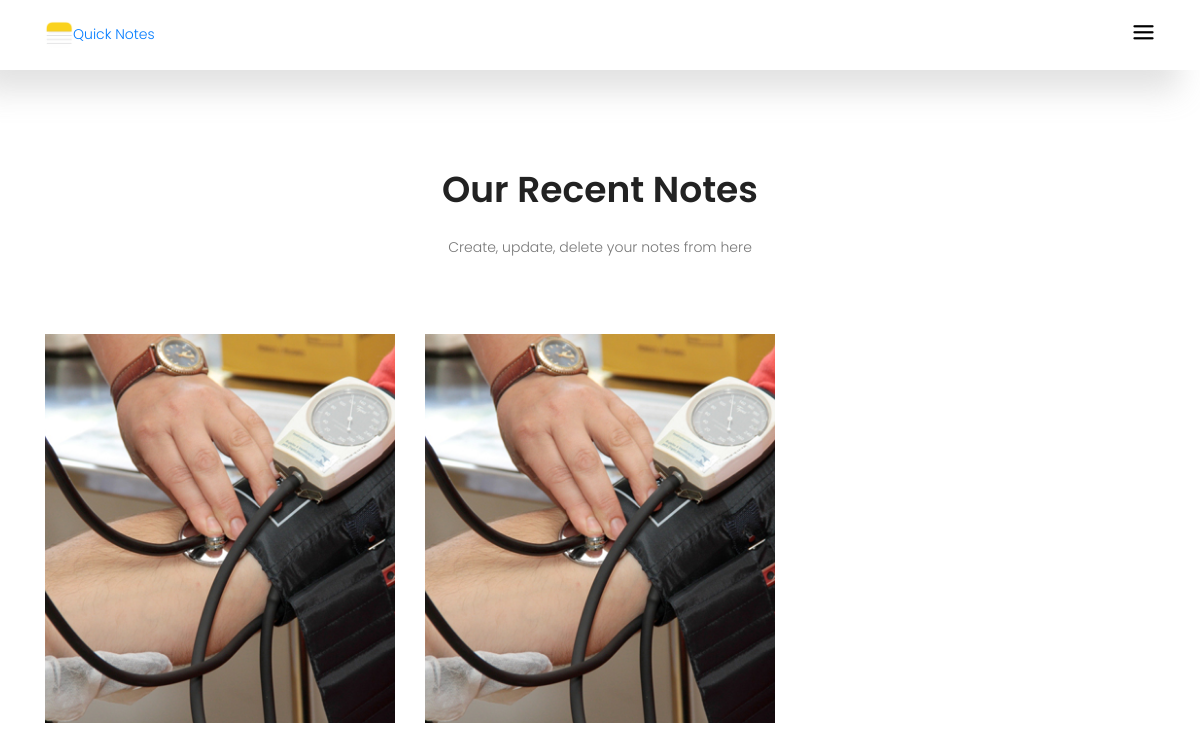
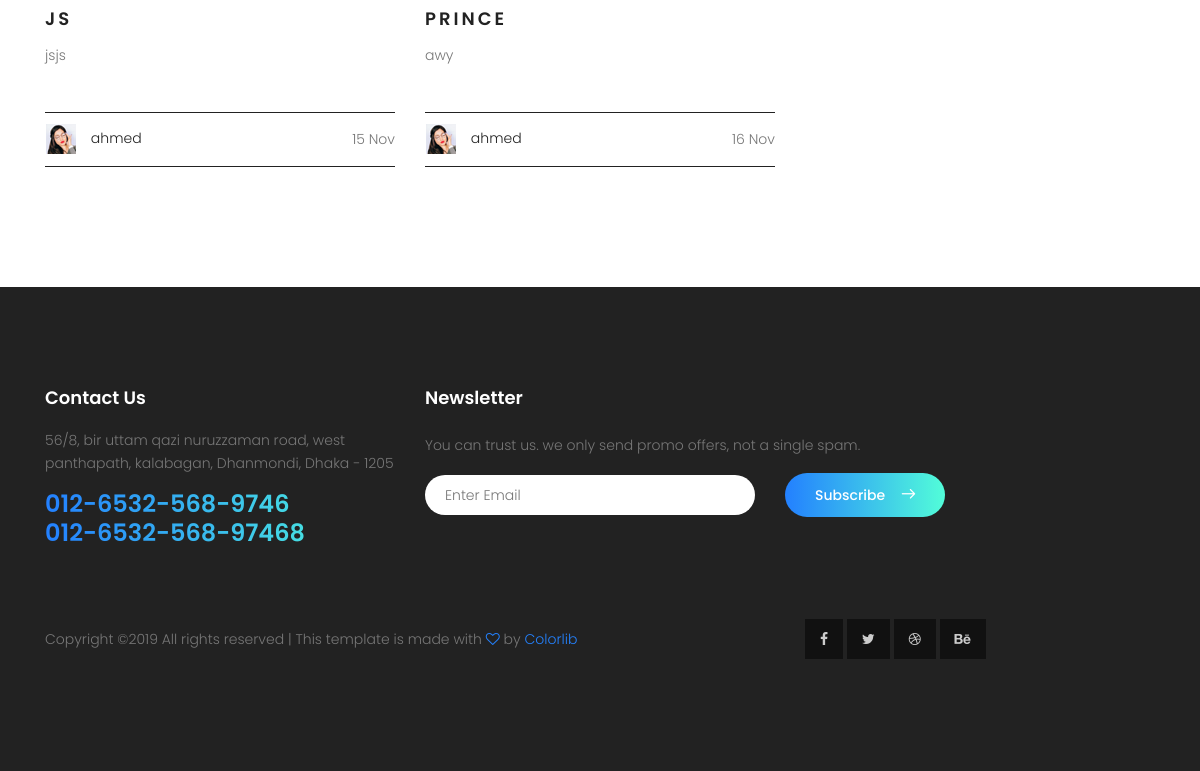
Page /notes/ on the earlier database version (2 pictures, top to bottom).
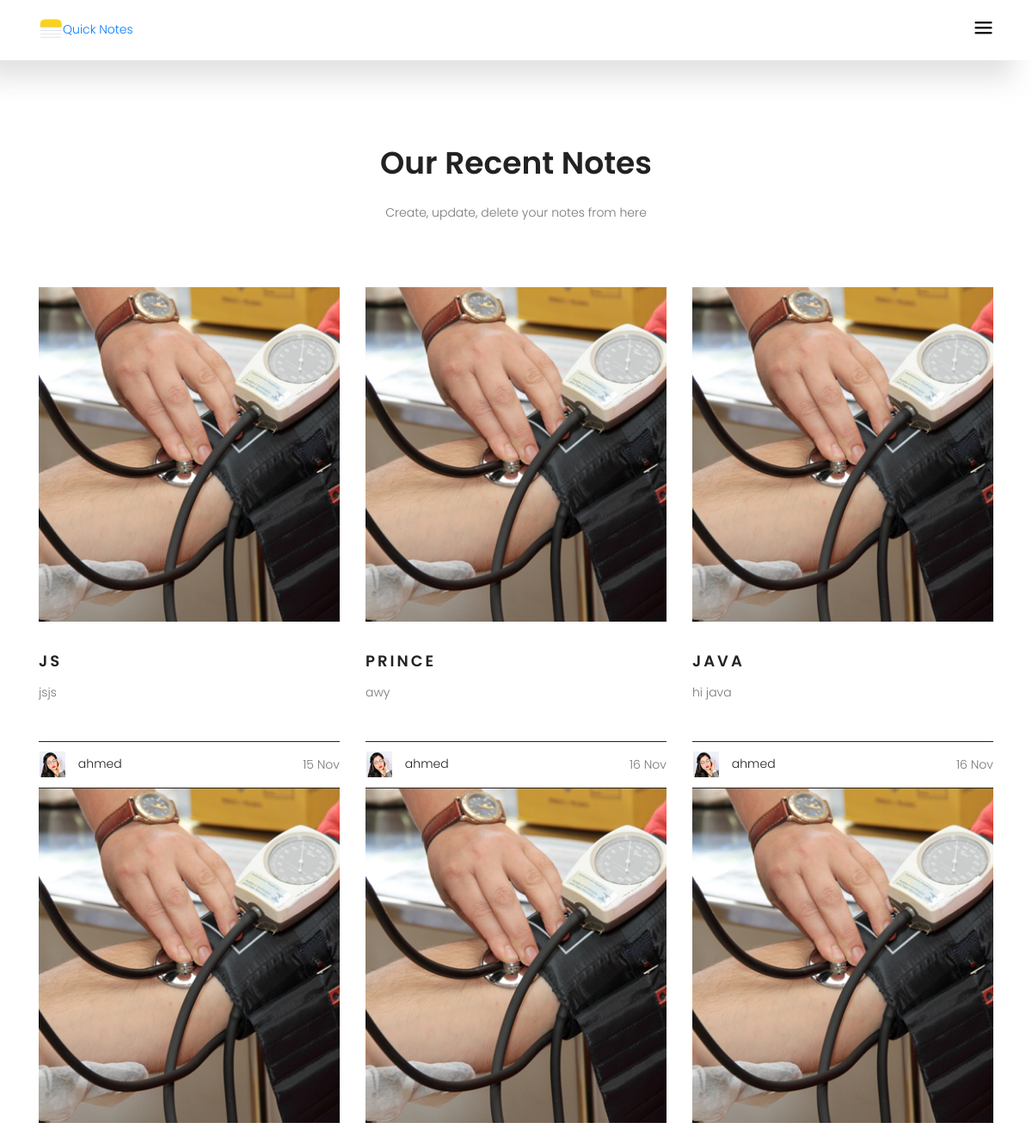
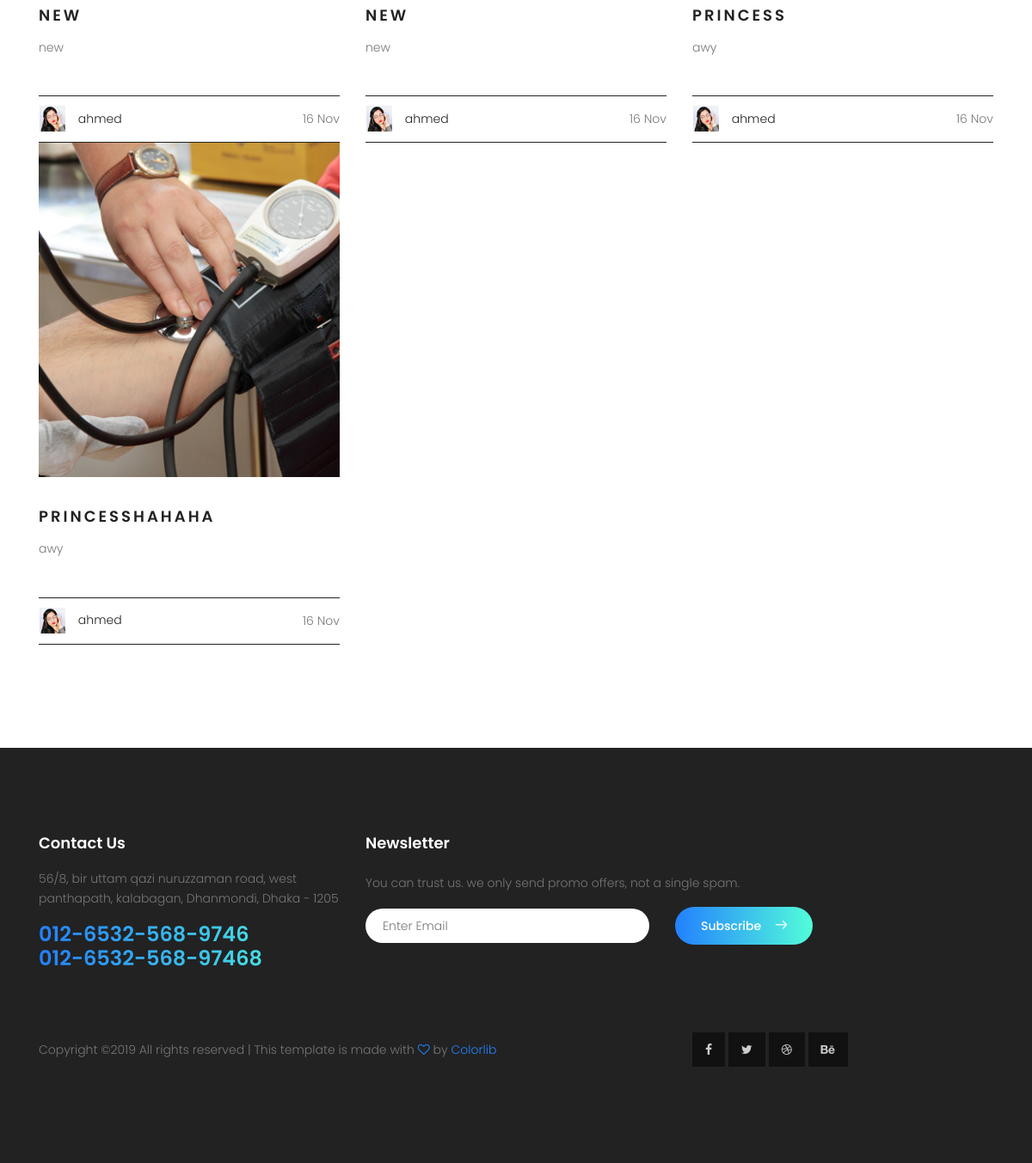
Same page on the later database version (2 pictures, top to bottom).
### notes_app/models.py (models this page shows, shortened)
class Note(models.Model):
    user    = models.ForeignKey(User, on_delete=models.CASCADE)
    title   = models.CharField(max_length = 50)
    slug    = models.SlugField(blank=True, null=True)
    content = models.TextField(blank=True)
    created = models.DateTimeField(blank=True, default=datetime.datetime.now)
    active  = models.BooleanField(default=True)
    tags    = models.CharField(blank=True, max_length=100)
    img     = models.ImageField(upload_to="notes-img")

### notes_app/views.py (the view)
def all_notes(request):
    all_notes = Note.objects.all()
    context = {
        'all_notes' : all_notes
    }
    return render(request, 'notes.html', context)

### notes_app/templates/notes.html
{% extends "base.html" %}
{% load static %}
{% block body %}
			<section class="blog-area section-gap">
				<div class="container">
					<div class="row justify-content-center">
						<div class="col-md-8 pb-30 header-text">
							<h1>Our Recent Notes</h1>
							<p>
								Create, update, delete your notes from here
							</p>
						</div>
					</div>
					<div class="row">
                        {% for note in all_notes %}
                        <div class="single-blog col-lg-4 col-md-4">
							{% if note.img %}
							<img class="f-img img-fluid mx-auto" src="{{note.img.url}}" alt="">
							{% else %}
							<img class="f-img img-fluid mx-auto" src="{% static 'home-static/img/b3.jpg' %}" alt="">
							{% endif %}
							<h4>
								<a href="{%  url 'notes:note_details' note.slug %}">{{note.title}}</a>
							</h4>
							<p>
								{{note.content|truncatewords:'30'}}
							</p>
							<div class="bottom d-flex justify-content-between align-items-center flex-wrap">
								<div>
									<img class="img-fluid" src="{% static 'home-static/img/user.png' %}" alt="">
									<a href="#"><span>{{note.user}}</span></a>
								</div>
								<div class="meta">
									{{note.created|date:"j M"}}
								</div>
							</div>
						</div>
                        {% endfor %}
					</div>
				</div>
			</section>
{% endblock %}

### templates/base.html (shortened to what this page needs)
{% load static %}
<!DOCTYPE html>
	<html lang="zxx" class="no-js">
	<head>
			<link rel="stylesheet" href="{% static 'home-static/css/linearicons.css' %}">
			<link rel="stylesheet" href="{% static 'home-static/css/font-awesome.min.css' %}">
			<link rel="stylesheet" href="{% static 'home-static/css/magnific-popup.css' %}">
			<link rel="stylesheet" href="{% static 'home-static/css/nice-select.css' %}">
			<link rel="stylesheet" href="https://code.jquery.com/ui/1.12.1/themes/base/jquery-ui.css">
			<link rel="stylesheet" href="{% static 'home-static/css/bootstrap.css' %}">
			<link rel="stylesheet" href="{% static 'home-static/css/main.css' %}">
			<link rel="stylesheet" href="{% static 'home-static/css/mystyle.css' %}">
		</head>
		<body>
			<header class="default-header">
				<div class="container">
					<div class="header-wrap">
						<div class="header-top d-flex justify-content-between align-items-center">
							<div class="logo">
								<a href="#home"><img src="{% static 'home-static/img/notes-logo.png' %}" style='width:28px' alt="">Quick Notes</a>
							</div>
							<div class="main-menubar d-flex align-items-center">
								<div class="menu-bar"><span class="lnr lnr-menu"></span></div>
							</div>
						</div>
					</div>
				</div>
			</header>
{% block body %}
{% endblock %}
			<footer class="footer-area section-gap">
				<div class="container">
					<div class="row">
						<div class="col-lg-4  col-md-6">
							<div class="single-footer-widget mail-chimp">
								<h6 class="mb-20">Contact Us</h6>
								<p>
									56/8, bir uttam qazi nuruzzaman road, west panthapath, kalabagan, Dhanmondi, Dhaka - 1205
								</p>
								<h3>012-6532-568-9746</h3>
								<h3>012-6532-568-97468</h3>
							</div>
						</div>
						<div class="col-lg-6  col-md-12">
							<div class="single-footer-widget newsletter">
								<h6>Newsletter</h6>
								<p>You can trust us. we only send promo offers, not a single spam.</p>
								<div id="mc_embed_signup">
									<form target="_blank" novalidate="true" action="https://spondonit.us12.list-manage.com/subscribe/post?u=1462626880ade1ac87bd9c93a&amp;id=92a4423d01" method="get" class="form-inline">
										<div class="form-group row" style="width: 100%">
											<div class="col-lg-8 col-md-12">
												<input name="EMAIL" placeholder="Enter Email" onfocus="this.placeholder = ''" onblur="this.placeholder = 'Enter Email '" required="" type="email">
											</div>
											<div class="col-lg-4 col-md-12">
												<button class="nw-btn primary-btn">Subscribe<span class="lnr lnr-arrow-right"></span></button>
											</div>
										</div>
									</form>
								</div>
							</div>
						</div>
					</div>
					<div class="row footer-bottom d-flex justify-content-between">
						<p class="col-lg-8 col-sm-12 footer-text m-0">
							Copyright &copy;<script>document.write(new Date().getFullYear());</script> All rights reserved | This template is made with <i class="fa fa-heart-o" aria-hidden="true"></i> by <a href="https://colorlib.com" target="_blank">Colorlib</a>
						</p>
						<div class="col-lg-4 col-sm-12 footer-social">
							<a href="#"><i class="fa fa-facebook"></i></a>
							<a href="#"><i class="fa fa-twitter"></i></a>
							<a href="#"><i class="fa fa-dribbble"></i></a>
							<a href="#"><i class="fa fa-behance"></i></a>
						</div>
					</div>
				</div>
			</footer>
		</body>
	</html>

Differences in the rows shown:
added Note: title "JAVA", content "hi java", user "ahmed", created "16 Nov"
added Note: title "NEW", content "new", user "ahmed", created "16 Nov"
added Note: title "NEW", content "new", user "ahmed", created "16 Nov"
added Note: title "PRINCESS", content "awy", user "ahmed", created "16 Nov"
added Note: title "PRINCESSHAHAHA", content "awy", user "ahmed", created "16 Nov"
